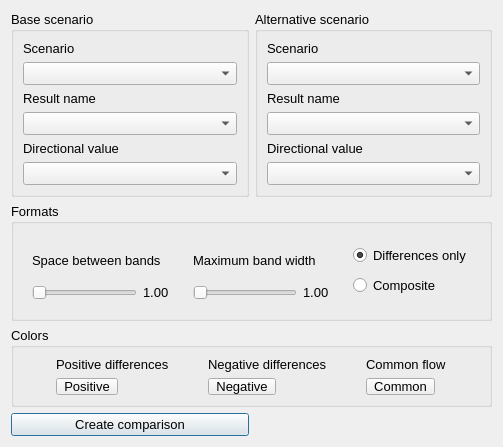
<?xml version="1.0" encoding="UTF-8"?>
<ui version="4.0">
 <class>compare_scenarios</class>
 <widget class="QDialog" name="compare_scenarios">
  <property name="geometry">
   <rect>
    <x>0</x>
    <y>0</y>
    <width>503</width>
    <height>447</height>
   </rect>
  </property>
  <property name="minimumSize">
   <size>
    <width>503</width>
    <height>447</height>
   </size>
  </property>
  <property name="maximumSize">
   <size>
    <width>900</width>
    <height>900</height>
   </size>
  </property>
  <property name="windowTitle">
   <string>AequilibraE - Scenario Comparison</string>
  </property>
  <layout class="QGridLayout" name="gridLayout_6">
   <item row="1" column="0" colspan="2">
    <widget class="QGroupBox" name="groupBox_3">
     <property name="maximumSize">
      <size>
       <width>16777215</width>
       <height>16777215</height>
      </size>
     </property>
     <property name="font">
      <font>
       <pointsize>10</pointsize>
      </font>
     </property>
     <property name="title">
      <string>Formats</string>
     </property>
     <layout class="QGridLayout" name="gridLayout_4">
      <item row="0" column="0">
       <widget class="QFrame" name="frame_3">
        <property name="font">
         <font>
          <pointsize>10</pointsize>
         </font>
        </property>
        <property name="frameShape">
         <enum>QFrame::NoFrame</enum>
        </property>
        <property name="frameShadow">
         <enum>QFrame::Raised</enum>
        </property>
        <layout class="QGridLayout" name="gridLayout_3">
         <item row="1" column="0">
          <widget class="QSlider" name="slider_spacer">
           <property name="font">
            <font>
             <pointsize>10</pointsize>
            </font>
           </property>
           <property name="orientation">
            <enum>Qt::Horizontal</enum>
           </property>
          </widget>
         </item>
         <item row="1" column="1">
          <widget class="QLabel" name="lbl_space">
           <property name="font">
            <font>
             <pointsize>10</pointsize>
            </font>
           </property>
           <property name="text">
            <string>1.00</string>
           </property>
          </widget>
         </item>
         <item row="0" column="0" colspan="2">
          <widget class="QLabel" name="label_4">
           <property name="font">
            <font>
             <pointsize>10</pointsize>
            </font>
           </property>
           <property name="text">
            <string>Space between bands</string>
           </property>
          </widget>
         </item>
        </layout>
       </widget>
      </item>
      <item row="0" column="1">
       <widget class="QFrame" name="frame_2">
        <property name="font">
         <font>
          <pointsize>10</pointsize>
         </font>
        </property>
        <property name="frameShape">
         <enum>QFrame::NoFrame</enum>
        </property>
        <property name="frameShadow">
         <enum>QFrame::Raised</enum>
        </property>
        <layout class="QGridLayout" name="gridLayout_2">
         <item row="1" column="0">
          <widget class="QSlider" name="slider_band_size">
           <property name="font">
            <font>
             <pointsize>10</pointsize>
            </font>
           </property>
           <property name="orientation">
            <enum>Qt::Horizontal</enum>
           </property>
          </widget>
         </item>
         <item row="1" column="1">
          <widget class="QLabel" name="lbl_width">
           <property name="font">
            <font>
             <pointsize>10</pointsize>
            </font>
           </property>
           <property name="text">
            <string>1.00</string>
           </property>
          </widget>
         </item>
         <item row="0" column="0" colspan="2">
          <widget class="QLabel" name="label_2">
           <property name="font">
            <font>
             <pointsize>10</pointsize>
            </font>
           </property>
           <property name="text">
            <string>Maximum band width</string>
           </property>
          </widget>
         </item>
        </layout>
       </widget>
      </item>
      <item row="0" column="2">
       <widget class="QFrame" name="frame">
        <property name="font">
         <font>
          <pointsize>10</pointsize>
         </font>
        </property>
        <property name="frameShape">
         <enum>QFrame::NoFrame</enum>
        </property>
        <property name="frameShadow">
         <enum>QFrame::Raised</enum>
        </property>
        <layout class="QGridLayout" name="gridLayout">
         <item row="1" column="0">
          <widget class="QRadioButton" name="radio_compo">
           <property name="font">
            <font>
             <pointsize>10</pointsize>
            </font>
           </property>
           <property name="toolTip">
            <string>BASE minus ALTERNATIVE</string>
           </property>
           <property name="text">
            <string>Composite</string>
           </property>
          </widget>
         </item>
         <item row="0" column="0">
          <widget class="QRadioButton" name="radio_diff">
           <property name="font">
            <font>
             <pointsize>10</pointsize>
            </font>
           </property>
           <property name="toolTip">
            <string>BASE minus ALTERNATIVE</string>
           </property>
           <property name="text">
            <string>Differences only</string>
           </property>
           <property name="checked">
            <bool>true</bool>
           </property>
          </widget>
         </item>
        </layout>
       </widget>
      </item>
     </layout>
    </widget>
   </item>
   <item row="0" column="1">
    <widget class="QGroupBox" name="alt_group_box">
     <property name="font">
      <font>
       <pointsize>10</pointsize>
      </font>
     </property>
     <property name="title">
      <string>Alternative scenario</string>
     </property>
     <layout class="QVBoxLayout" name="verticalLayout_2">
      <item>
       <widget class="QLabel" name="label_3">
        <property name="text">
         <string>Scenario</string>
        </property>
       </widget>
      </item>
      <item>
       <widget class="QComboBox" name="cob_alt_scenario"/>
      </item>
      <item>
       <widget class="QLabel" name="label_10">
        <property name="font">
         <font>
          <pointsize>10</pointsize>
         </font>
        </property>
        <property name="text">
         <string>Result name</string>
        </property>
       </widget>
      </item>
      <item>
       <widget class="QComboBox" name="cob_alternative_result"/>
      </item>
      <item>
       <widget class="QLabel" name="label_9">
        <property name="font">
         <font>
          <pointsize>10</pointsize>
         </font>
        </property>
        <property name="text">
         <string>Directional value</string>
        </property>
       </widget>
      </item>
      <item>
       <widget class="QComboBox" name="cob_alternative_data"/>
      </item>
     </layout>
    </widget>
   </item>
   <item row="2" column="0" colspan="2">
    <widget class="QGroupBox" name="color_group_box">
     <property name="maximumSize">
      <size>
       <width>16777215</width>
       <height>80</height>
      </size>
     </property>
     <property name="font">
      <font>
       <pointsize>10</pointsize>
      </font>
     </property>
     <property name="title">
      <string>Colors</string>
     </property>
     <layout class="QGridLayout" name="gridLayout_5">
      <item row="0" column="0">
       <widget class="QLabel" name="positive_label">
        <property name="font">
         <font>
          <pointsize>10</pointsize>
         </font>
        </property>
        <property name="text">
         <string>Positive differences</string>
        </property>
       </widget>
      </item>
      <item row="0" column="1">
       <widget class="QLabel" name="negative_label">
        <property name="font">
         <font>
          <pointsize>10</pointsize>
         </font>
        </property>
        <property name="text">
         <string>Negative differences</string>
        </property>
       </widget>
      </item>
      <item row="0" column="2">
       <widget class="QLabel" name="common_label">
        <property name="font">
         <font>
          <pointsize>10</pointsize>
         </font>
        </property>
        <property name="text">
         <string>Common flow</string>
        </property>
       </widget>
      </item>
      <item row="1" column="0">
       <widget class="QgsColorButton" name="positive_color">
        <property name="font">
         <font>
          <pointsize>10</pointsize>
         </font>
        </property>
        <property name="text">
         <string>Positive</string>
        </property>
       </widget>
      </item>
      <item row="1" column="1">
       <widget class="QgsColorButton" name="negative_color">
        <property name="font">
         <font>
          <pointsize>10</pointsize>
         </font>
        </property>
        <property name="text">
         <string>Negative</string>
        </property>
       </widget>
      </item>
      <item row="1" column="2">
       <widget class="QgsColorButton" name="common_flow_color">
        <property name="font">
         <font>
          <pointsize>10</pointsize>
         </font>
        </property>
        <property name="text">
         <string>Common</string>
        </property>
       </widget>
      </item>
     </layout>
    </widget>
   </item>
   <item row="3" column="0">
    <widget class="QPushButton" name="but_run">
     <property name="font">
      <font>
       <pointsize>10</pointsize>
      </font>
     </property>
     <property name="text">
      <string>Create comparison</string>
     </property>
    </widget>
   </item>
   <item row="0" column="0">
    <widget class="QGroupBox" name="base_group_box">
     <property name="font">
      <font>
       <pointsize>10</pointsize>
      </font>
     </property>
     <property name="toolTip">
      <string/>
     </property>
     <property name="title">
      <string>Base scenario</string>
     </property>
     <layout class="QVBoxLayout" name="verticalLayout">
      <item>
       <widget class="QLabel" name="label">
        <property name="text">
         <string>Scenario</string>
        </property>
       </widget>
      </item>
      <item>
       <widget class="QComboBox" name="cob_base_scenario"/>
      </item>
      <item>
       <widget class="QLabel" name="label_6">
        <property name="font">
         <font>
          <pointsize>10</pointsize>
         </font>
        </property>
        <property name="text">
         <string>Result name</string>
        </property>
       </widget>
      </item>
      <item>
       <widget class="QComboBox" name="cob_base_result"/>
      </item>
      <item>
       <widget class="QLabel" name="label_5">
        <property name="font">
         <font>
          <pointsize>10</pointsize>
         </font>
        </property>
        <property name="text">
         <string>Directional value</string>
        </property>
       </widget>
      </item>
      <item>
       <widget class="QComboBox" name="cob_base_data"/>
      </item>
     </layout>
    </widget>
   </item>
  </layout>
 </widget>
 <customwidgets>
  <customwidget>
   <class>QgsColorButton</class>
   <extends>QToolButton</extends>
   <header>qgscolorbutton.h</header>
  </customwidget>
 </customwidgets>
 <resources/>
 <connections/>
</ui>
